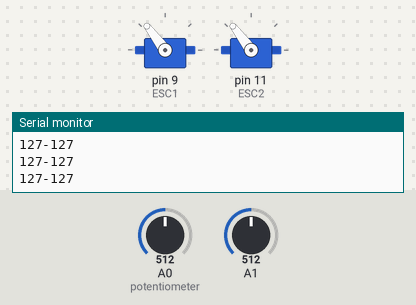
Recording of a sketch running on a simulated Arduino Uno, built with avr-gcc and run on an emulated ATmega328P. Parts: 2 × servo, the last lines printed to the serial monitor. Inputs (shaded band) come from the test bench; at power-on: A0 (potentiometer) = 512, A1 = 512.

Above: at 1.2 s.
1.3 s: A0 (potentiometer) set to 716
At 1.6 s:
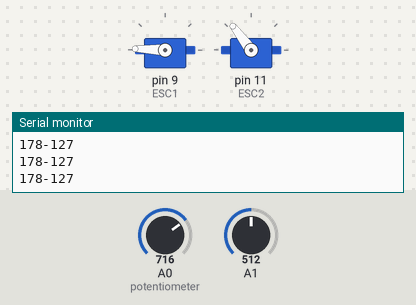
2.8 s: A1 set to 716
At 3.2 s:
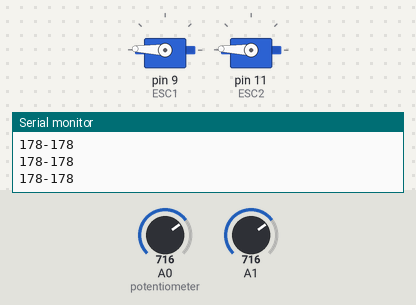
4.3 s: A0 (potentiometer) set to 900
At 4.8 s:
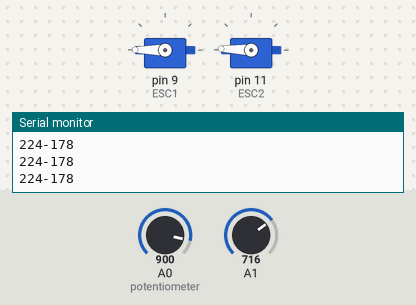
5.8 s: A1 set to 900
At 6.4 s:
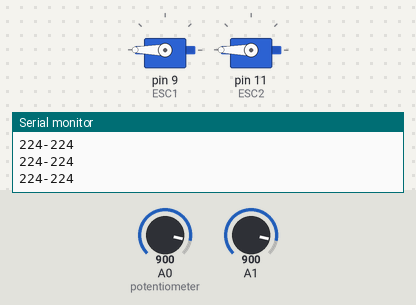
7.3 s: A0 (potentiometer) set to 511
At 7.9 s:
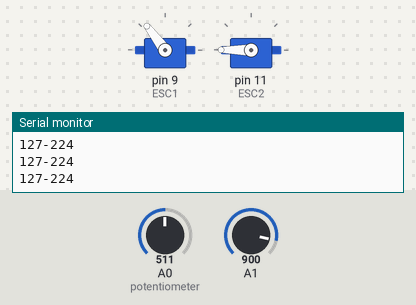
8.8 s: A1 set to 306
At 9.5 s:
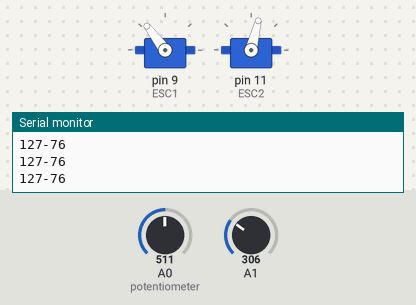
Timing chart, 0 to 11.3 s (numbered marks = the images above; inputs shaded):
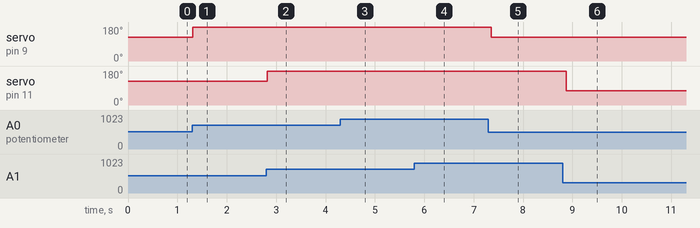

Measured:
- after the input at 1.3 s, servo on pin 9 (ESC1): 127° → 178° at once
- after the input at 2.8 s, servo on pin 11 (ESC2): 127° → 178° at once
- after the input at 4.3 s, servo on pin 9 (ESC1): 178° → 180° at once
- after the input at 5.8 s, servo on pin 11 (ESC2): 178° → 180° after 0.05 s
- after the input at 7.3 s, servo on pin 9 (ESC1): 180° → 127° after 0.06 s
- after the input at 8.8 s, servo on pin 11 (ESC2): 180° → 76° after 0.07 s

The sketch:

Brushless_Motor_Speed_Control.ino
```cpp
#include <Servo.h>

Servo ESC1;     // create servo object to control the ESC
Servo ESC2;

int potValue1;  // value from the analog pin
int potValue2;

void setup() {
  // Attach the ESC on pin 9
  ESC1.attach(9,1000,2000); // (pin, min pulse width, max pulse width in microseconds)
  ESC2.attach(11,1000,2000);
  Serial.begin(9600);
}

void loop() {
  potValue1 = analogRead(A0);   // reads the value of the potentiometer (value between 0 and 1023)
  potValue2 = analogRead(A1);
  potValue1 = map(potValue1, 0, 1023, 0, 255);   // scale it to use it with the servo library (value between 0 and 180)
  potValue2 = map(potValue2, 0, 1023, 0, 255);
  ESC1.write(potValue1);    // Send the signal to the ESC
  ESC2.write(potValue2);
  Serial.print(potValue1);
  Serial.print("-");
  Serial.println(potValue2);
  delay(100);
}
```
